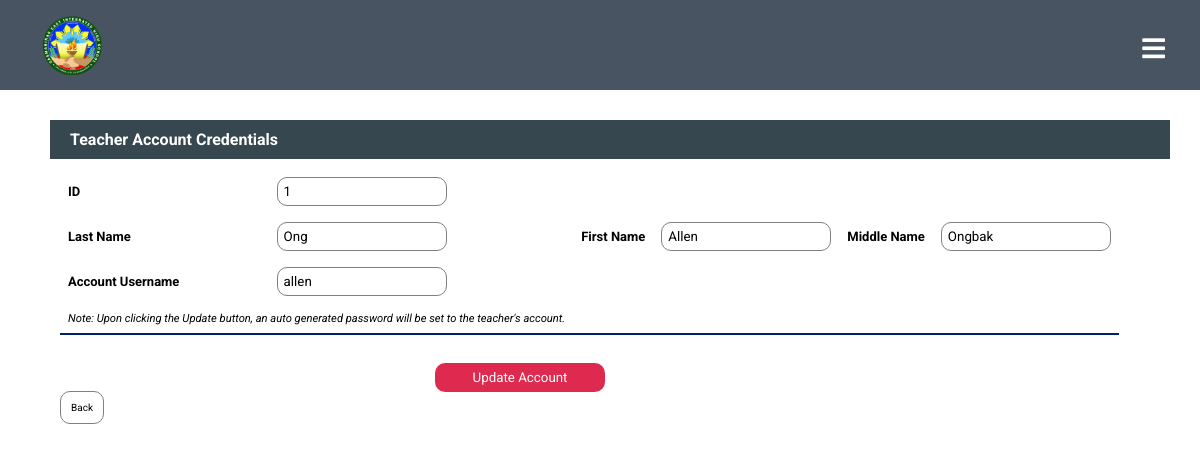
/Admin/updatesubTeacherPassword.php?stid=1, run on the app's committed database.
### tables this page shows
CREATE TABLE IF NOT EXISTS `tbl_subjectteacher` (
`teacher_ID` int(50) NOT NULL,
  `teacher_lname` varchar(255) NOT NULL,
  `teacher_fname` varchar(255) NOT NULL,
  `teacher_mname` varchar(255) NOT NULL,
  `teacher_email_address` varchar(255) NOT NULL,
  `teacher_sex` varchar(255) NOT NULL,
  `teacher_bday` date NOT NULL,
  `teacher_address` varchar(255) NOT NULL,
  `teacher_contact_number` varchar(12) NOT NULL,
  `strands_name` varchar(255) NOT NULL,
  `subject_teaching` varchar(255) NOT NULL,
  `teacher_status` varchar(255) NOT NULL
);

CREATE TABLE IF NOT EXISTS `tbl_subteacheraccount` (
`subteacheraccount_ID` int(255) NOT NULL,
  `subteacher_ID` int(255) NOT NULL,
  `teacher_email_address` varchar(255) NOT NULL,
  `teacher_username` varchar(255) NOT NULL,
  `teacher_password` varchar(255) NOT NULL
);

### Admin/updatesubTeacherPassword.php (the view, shortened to what this page needs)
<link rel="stylesheet" type="text/css" href="css/register.css"><?php
include("../dbconnect.php");
$tid = $_GET['stid'];
$sql = mysqli_query($conn, "SELECT * FROM tbl_subjectteacher as t1 inner join tbl_subteacheraccount as t2 on t1.teacher_ID = t2.subteacher_ID WHERE t1.teacher_ID = '$tid'");
$rec = mysqli_fetch_assoc($sql);
?>
<!DOCTYPE html>
<html>
<head>
	<link rel="stylesheet" type="text/css" href="css/register.css">
</head>
<body>
	<?php
		include('navbar.php')
	?>
	<div class="container">
		<div class="header">
			<h4>Teacher Account Credentials</h4>
		</div>
		<form method="post">
			<table>
				<tr>
					<td class="head">ID</td>
					<td><input type="number" readonly name="subteacher_ID" value="<?php echo $rec['subteacher_ID']; ?>"></td>
				</tr>
				<tr>
				<td class="head">Last Name</td>
                <td><input type="text" class="adviser_list" value=<?php echo $rec['teacher_lname']; ?>  readonly placeholder="" required></td>
                        <td class="head">First Name</td>
                        <td><input type="text" class="adviser_list" value=<?php echo $rec['teacher_fname']; ?> readonly placeholder="" required></td>
                        <td class="head">Middle Name</td>
                        <td><input type="text" class="adviser_list" value=<?php echo $rec['teacher_mname']; ?> readonly placeholder="" required></td>
				</tr>
				<tr>
					<td class="head">Account Username</td>
					<td><input type="text" required name="teacher_username" value="<?php echo $rec['teacher_username']; ?>"></td>
				</tr>
				<tr>
					<td colspan="2">
						<p class="label">
							Note: Upon clicking the Update button, an auto generated password will be set to the teacher's account.
						</p>
					</td>
					<td>
					</td>
				</tr>
			</table>
			<div class="footer-links">
				<div class="submit-btn">
					<input type="submit" class="update-btn" name="submit" value="Update Account">
				</div>
				<div class="back-btn">
					<a href="subteacherlist.php">Back</a>
				</div>
			</div>
		</form>
	</div>
</body>
</html>

### Admin/css/register.css (style rules this page uses)
* { padding: 0; margin: 0; font-family: sans-serif; }
.container { margin: 120px 30px 0 50px; }
form { padding: 10px 10px; }
table { border-collapse: collapse; }
table td { padding: 8px 8px; }
table .head { font-size: 13px; font-weight: bold; }
input, select { width: 170px; padding: 6px 6px; border: 1px solid gray; border-radius: 10px; }
.back-btn a { text-decoration: none; font-size: 10px; color: black; padding: 10px 10px; background-color: white; border: 1px solid gray; border-radius: 10px; margin-bottom: 2rem; }
table { border-bottom: 2px solid #002366; }
@media screen and (max-width:1300px) { .header h4 { display: block !important; } }

### Admin/css/styles.css (style rules this page uses)
* { margin: 0; padding: 0; text-decoration: none; font-family: "Roboto", sans-serif; }

### Admin/updatesubTeacherPassword.php (style rules this page uses)
.footer-links { margin-top: 3rem; }
.update-btn { opacity: .9; background-color: crimson; border: 1px solid transparent; color: #fff; margin-left: 375px; margin-top: -20px; cursor: pointer; }
.back-btn { margin-top: 10px; }
.header h4 { padding: 10px 20px; color: white; background-color:#37474f; }
.label { font-size: .7rem; font-style: italic; }

### data on the page
tbl_subjectteacher: subteacher_ID "1", teacher_lname "Ong", teacher_mname "Ongbak", teacher_username "allen"
